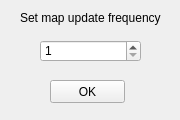
<?xml version="1.0" encoding="UTF-8"?>
<ui version="4.0">
 <class>Form</class>
 <widget class="QWidget" name="Form">
  <property name="geometry">
   <rect>
    <x>0</x>
    <y>0</y>
    <width>180</width>
    <height>120</height>
   </rect>
  </property>
  <property name="windowTitle">
   <string>Form</string>
  </property>
  <widget class="QPushButton" name="pushButton">
   <property name="geometry">
    <rect>
     <x>50</x>
     <y>80</y>
     <width>75</width>
     <height>23</height>
    </rect>
   </property>
   <property name="text">
    <string>OK</string>
   </property>
  </widget>
  <widget class="QSpinBox" name="spinBox">
   <property name="geometry">
    <rect>
     <x>40</x>
     <y>40</y>
     <width>101</width>
     <height>22</height>
    </rect>
   </property>
   <property name="minimum">
    <number>1</number>
   </property>
   <property name="maximum">
    <number>10</number>
   </property>
  </widget>
  <widget class="QLabel" name="label">
   <property name="geometry">
    <rect>
     <x>20</x>
     <y>10</y>
     <width>151</width>
     <height>16</height>
    </rect>
   </property>
   <property name="text">
    <string>Set map update frequency</string>
   </property>
  </widget>
 </widget>
 <resources/>
 <connections/>
</ui>
